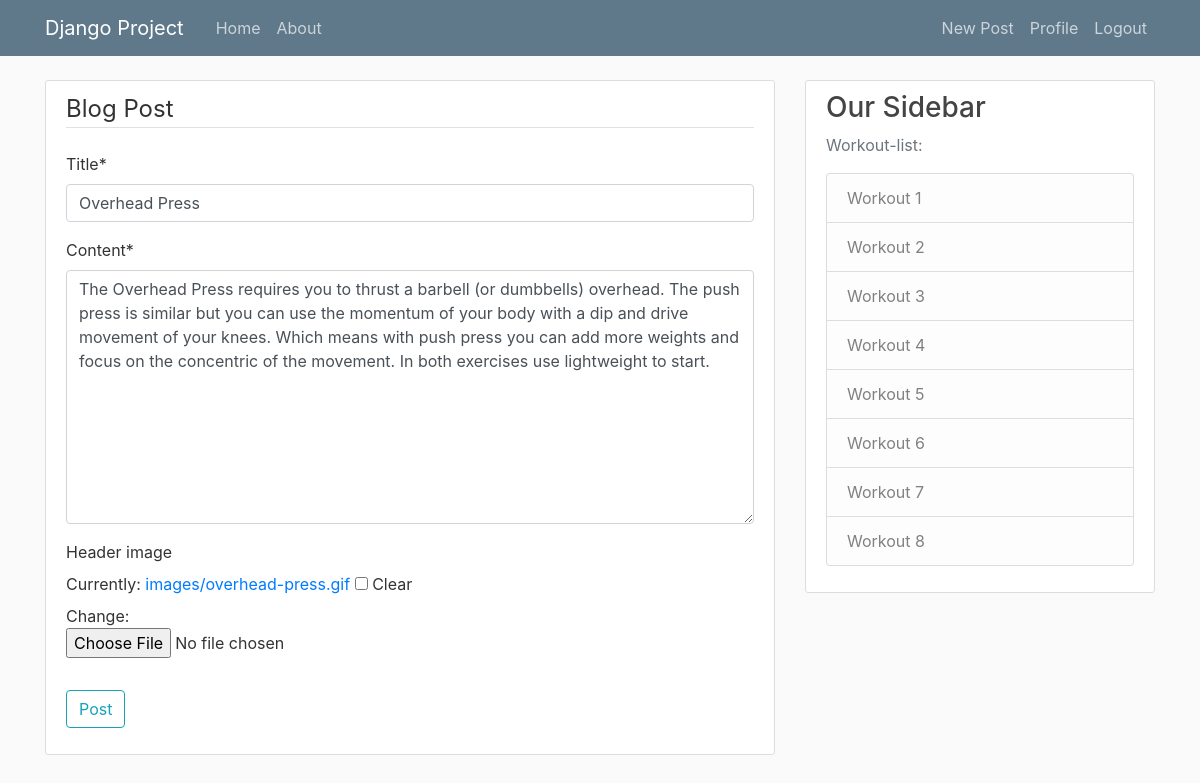
The app's page /post/39/update/ (signed in) with its own data.
### blog/models.py (models this page shows, shortened)
class Post(models.Model):
    title = models.CharField(max_length=100)
    header_image = models.ImageField(null=True, blank=True, upload_to="images/")
    content = models.TextField()
    date_posted = models.DateTimeField(default=timezone.now)
    author = models.ForeignKey(User, on_delete=models.CASCADE)

### blog/views.py (the view, shortened to what this page needs)
# urls.py: path('post/<int:pk>/update/', PostUpdateView.as_view(), name='post-update'),
class PostUpdateView(LoginRequiredMixin, UserPassesTestMixin, UpdateView):
    model = Post
    fields = ['title', 'content', 'header_image']
    def test_func(self):
        post = self.get_object()
        if self.request.user == post.author:
            return True
        return False

### blog/templates/blog/post_form.html (shortened to what this page needs)
{% extends "blog/base.html" %}
{% load crispy_forms_tags %}
{% block content %}
    <div class="content-section">
        <form method="POST" enctype="multipart/form-data">
            <fieldset class="form-group">
                <legend class="border-bottom mb-4">Blog Post</legend>
                {{ form|crispy }}
            </fieldset>
            <div class="form-group">
                <button class="btn btn-outline-info" type="submit">Post</button>
            </div>
        </form>
    </div>
{% endblock content %}

### blog/static/blog/main.css (style rules this page uses)
body { background: #fafafa; color: #333333; margin-top: 5rem; }
.content-section { background: #ffffff; padding: 10px 20px; border: 1px solid #dddddd; border-radius: 3px; margin-bottom: 20px; }

### records on screen
Post: title "Overhead Press", content "The Overhead Press requires you to thrust a barbell (or dumbbells) overhead. The push press is similar but you can use the momentum of your body with a dip and drive movement of your knees. Which means with push press you can add more weights and focus on the concentric of the movement. In both exercises use lightweight to start."
